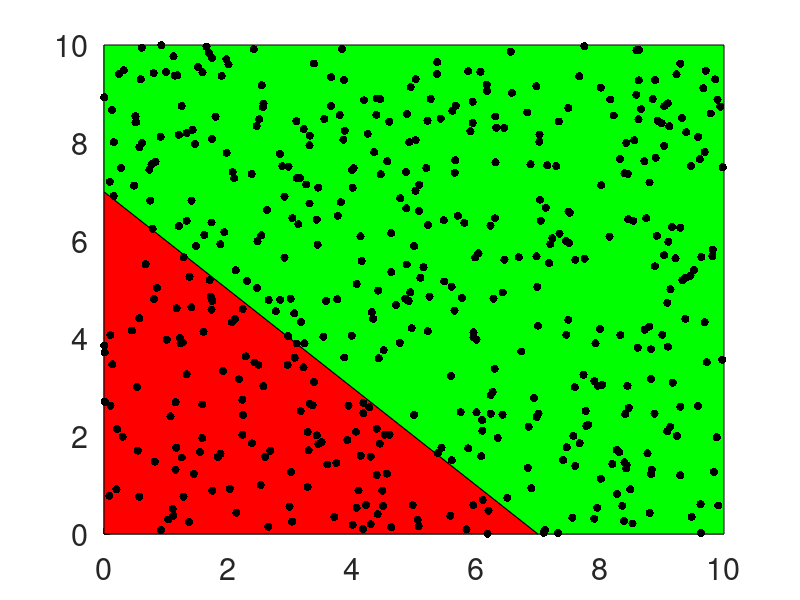
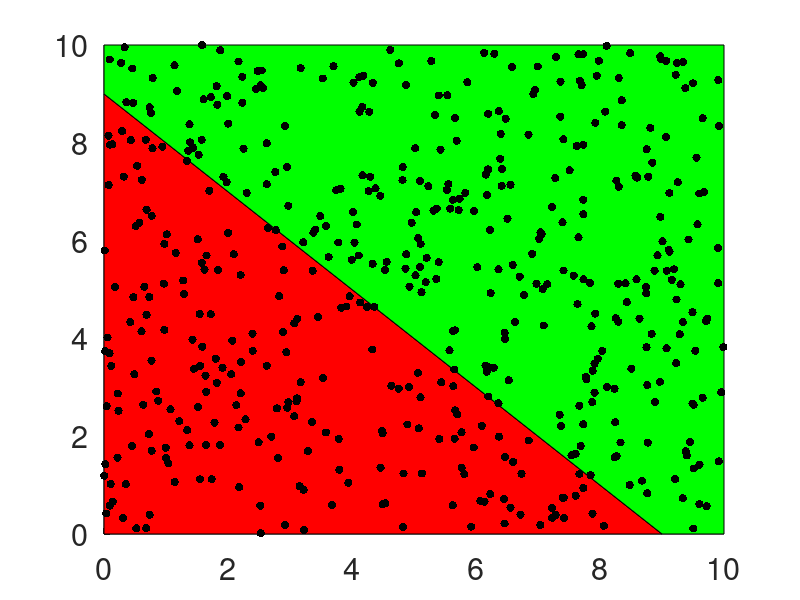

These figures' MATLAB source, in order:
clc;
clear;
close all;
N = 500;
sz=2;

h1=figure;
hold on;
fill([0 0 7 0], [0 7 0 0], 'r')
fill([0 0 10 10 7 0],[7 10 10 0 0 7],'g')
plot(10*rand(N,1), 10*rand(N,1), 'o','LineWidth',sz, 'MarkerEdgeColor','none','MarkerFaceColor','k')
set(gca, 'fontsize', 22)

h2=figure;
hold on;
fill([0 0 9 0], [0 9 0 0], 'r')
fill([0 0 10 10 9 0],[9 10 10 0 0 9],'g')
plot(10*rand(N,1), 10*rand(N,1), 'o','LineWidth',sz, 'MarkerEdgeColor','none','MarkerFaceColor','k')
set(gca, 'fontsize', 22)
saveas(h1,'sea-evn0.eps','eps2c')
saveas(h2,'sea-evn1.eps','eps2c')